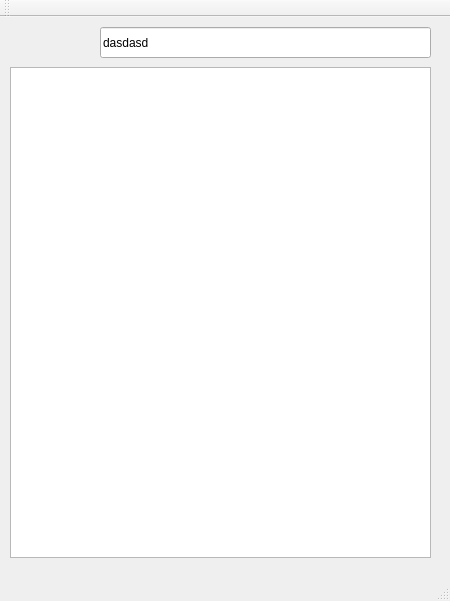
<?xml version="1.0" encoding="UTF-8"?>
<ui version="4.0">
 <class>MainWindow</class>
 <widget class="QMainWindow" name="MainWindow">
  <property name="geometry">
   <rect>
    <x>0</x>
    <y>0</y>
    <width>450</width>
    <height>601</height>
   </rect>
  </property>
  <property name="windowTitle">
   <string>MainWindow</string>
  </property>
  <widget class="QWidget" name="centralWidget">
   <widget class="QLineEdit" name="lineInputText">
    <property name="geometry">
     <rect>
      <x>100</x>
      <y>10</y>
      <width>331</width>
      <height>31</height>
     </rect>
    </property>
    <property name="text">
     <string>dasdasd</string>
    </property>
   </widget>
   <widget class="QPlainTextEdit" name="plainTextEdit">
    <property name="enabled">
     <bool>true</bool>
    </property>
    <property name="geometry">
     <rect>
      <x>10</x>
      <y>50</y>
      <width>421</width>
      <height>491</height>
     </rect>
    </property>
   </widget>
  </widget>
  <widget class="QToolBar" name="mainToolBar">
   <attribute name="toolBarArea">
    <enum>TopToolBarArea</enum>
   </attribute>
   <attribute name="toolBarBreak">
    <bool>false</bool>
   </attribute>
  </widget>
  <widget class="QStatusBar" name="statusBar"/>
 </widget>
 <layoutdefault spacing="6" margin="11"/>
 <resources/>
 <connections/>
</ui>
